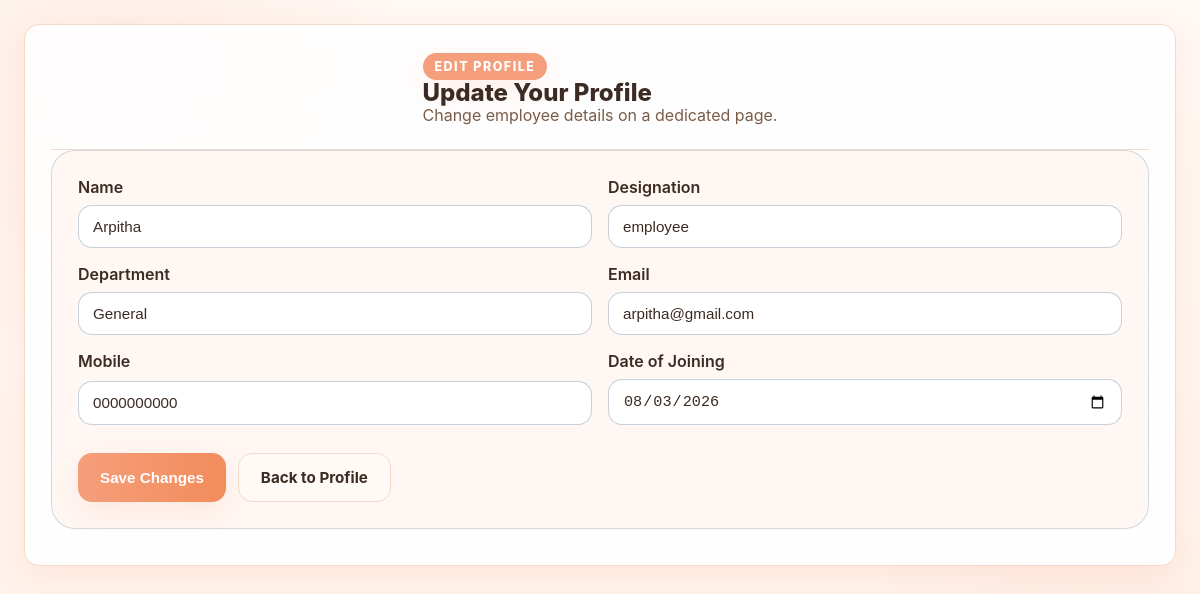
Screenshot of /manager/edit/ (signed in) with the database file from the repository.
### employees/models.py (models this page shows, shortened)
class Employee(models.Model):
    ROLE_CHOICES = [
        ("Admin", "Admin"),
        ("Manager", "Manager"),
        ("HR", "HR"),
        ("Team Lead", "Team Lead"),
        ("Employee", "Employee"),
    ]
    GENDER_CHOICES = [
        ("Male", "Male"),
        ("Female", "Female"),
        ("Other", "Other"),
        ("Prefer not to say", "Prefer not to say"),
    ]
    EMPLOYMENT_TYPE_CHOICES = [
        ("Full-Time", "Full-Time"),
        ("Part-Time", "Part-Time"),
        ("Contract", "Contract"),
        ("Intern", "Intern"),
    ]
    user = models.OneToOneField(
        User,
        on_delete=models.CASCADE
    )
    employee_id = models.CharField(
        max_length=20,
        unique=True
    )
    department = models.CharField(
        max_length=100
    )
    designation = models.CharField(
        max_length=100
    )
    role = models.CharField(
        max_length=20,
        choices=ROLE_CHOICES,
        default="Employee"
    )
    phone = models.CharField(
        max_length=15
    )
    joining_date = models.DateField()
    profile_image = models.ImageField(
        upload_to="employees/",
        blank=True,
        null=True
    )
    dob = models.DateField(
        blank=True,
        null=True
    )
    gender = models.CharField(
        max_length=30,
        choices=GENDER_CHOICES,
        blank=True
    )
    blood_group = models.CharField(
        max_length=5,
        blank=True
    )
    present_address = models.TextField(
        blank=True
    )
    permanent_address = models.TextField(
        blank=True
    )
    city = models.CharField(
        max_length=100,
        blank=True
    )
    state = models.CharField(
        max_length=100,
        blank=True
    )
    country = models.CharField(
        max_length=100,
        blank=True
    )
    emergency_contact_name = models.CharField(
        max_length=100,
        blank=True
    )
    emergency_contact = models.CharField(
        max_length=15,
        blank=True
    )
    reporting_manager = models.CharField(
        max_length=100,
        blank=True
    )
    team_name = models.CharField(
        max_length=100,
        blank=True
    )
    work_location = models.CharField(
        max_length=100,
        blank=True
    )
    employment_type = models.CharField(
        max_length=30,
        choices=EMPLOYMENT_TYPE_CHOICES,
        default="Full-Time"
    )
    created_at = models.DateTimeField(
        auto_now_add=True
    )
    updated_at = models.DateTimeField(
        auto_now=True
    )

### manager_profile/views.py (the view, shortened to what this page needs)
# urls.py: path("edit/",           views.edit_profile,       name="manager_edit_profile"),
@login_required(login_url="login")
def edit_profile(request):
    employee = get_object_or_404(Employee, user=request.user)
    return render(request, "manager_profile/editprofile.html", {"employee": employee})

### manager_profile/templates/manager_profile/editprofile.html (shortened to what this page needs)
{% load static %}
<!DOCTYPE html>
<html lang="en" data-theme="{{ global_appearance.theme }}">
<head>
  <link rel="stylesheet" href="{% static 'manager_profile/css/style.css' %}" />
</head>
<body>
<div class="profile-page">
  <header class="profile-header">
    <div>
      <p class="profile-badge">Edit Profile</p>
      <h1 class="profile-name">Update Your Profile</h1>
      <p class="profile-role">Change employee details on a dedicated page.</p>
    </div>
  </header>
  <article class="panel-card">
    <form id="editProfileForm" class="form-grid" method="POST">
      <label>Name
        <input type="text" name="name" value="{{ employee.user.get_full_name }}" required />
      </label>
      <label>Designation
        <input type="text" name="designation" value="{{ employee.designation }}" required />
      </label>
      <label>Department
        <input type="text" name="department" value="{{ employee.department }}" required />
      </label>
      <label>Email
        <input type="email" name="email" value="{{ employee.user.email }}" required />
      </label>
      <label>Mobile
        <input type="tel" name="mobile" value="{{ employee.phone }}" required />
      </label>
      <label>Date of Joining
        <input type="date" name="doj" value="{{ employee.joining_date|date:'Y-m-d' }}" required />
      </label>
      <div class="form-actions">
        <button type="submit" class="btn btn-primary">Save Changes</button>
        <a class="btn btn-secondary" href="{% url 'manager_profile' %}">Back to Profile</a>
      </div>
    </form>
  </article>
</div>
</body>
</html>

### manager_profile/static/manager_profile/css/style.css (style rules this page uses)
:root { --bg: #fff8f4; --bg-2: #fff1e8; --card: #ffffff; --surface: #ffffff; --surface-soft: #fff7f3; --accent: #f59e7b; --accent-2: #f28c5b; --danger: #f59e7b; --success: #8c5d3c; --muted: #7a5c48; --text: #3b2b23; --border: #f4d9ca; --shadow: 0 10px 30px rgba(245, 158, 123, 0.16); }
* { box-sizing: border-box; }
body { margin: 0; min-height: 100vh; font-family: Inter, system-ui, -apple-system, BlinkMacSystemFont, "Segoe UI", sans-serif; background: radial-gradient(circle at 10% 10%, rgba(245, 158, 123, 0.12), transparent 22%), radial-gradient(circle at 90% 90%, rgba(242, 140, 91, 0.10), transparent 20%), linear-gradient(180deg, var(--bg), var(--bg-2)); color: var(--text); }
.profile-page { width: min(1180px, calc(100% - 48px)); margin: 24px auto; padding: 28px 26px 36px; background: linear-gradient(180deg, rgba(255, 255, 255, 0.9), rgba(255, 255, 255, 0.95)); border-radius: 15px; box-shadow: var(--shadow); border: 1px solid var(--border); }
.profile-header { display: flex; flex-direction: column; align-items: center; gap: 8px; padding-bottom: 24px; border-bottom: 1px solid var(--border); }
.profile-badge { display: inline-block; margin: 0; color: white; background: var(--accent); padding: 6px 12px; border-radius: 999px; font-size: 0.78rem; letter-spacing: 0.12em; text-transform: uppercase; font-weight: 800; box-shadow: var(--shadow); }
.profile-name { margin: 0; font-size: clamp(1.4rem, 2vw, 2rem); line-height: 1.05; font-weight: 800; max-width: 720px; }
.profile-role { margin: 0; color: var(--muted); font-size: 1rem; }
.btn { display: inline-flex; align-items: center; justify-content: center; gap: 0.5rem; text-decoration: none; border: none; border-radius: 14px; cursor: pointer; padding: 14px 22px; font-size: 0.95rem; font-weight: 700; transition: transform 160ms ease, box-shadow 160ms ease, background-color 160ms ease; }
.btn-primary { color: white; background: linear-gradient(90deg, var(--accent), var(--accent-2)); box-shadow: var(--shadow); }
.btn-secondary { color: var(--text); background: #fffaf6; border: 1px solid var(--border); }
.panel-card { background: var(--surface-soft); border-radius: 24px; padding: 26px; border: 1px solid rgba(209, 213, 219, 0.9); }
.form-grid { display: grid; gap: 16px; grid-template-columns: repeat(2, minmax(0, 1fr)); }
.form-grid label { display: grid; gap: 8px; color: var(--text); font-weight: 600; }
.form-grid input, .form-grid select, .form-grid textarea { width: 100%; padding: 12px 14px; border-radius: 14px; border: 1px solid rgba(148, 163, 184, 0.5); background: white; color: var(--text); font-size: 0.95rem; }
.form-actions { grid-column: 1 / -1; display: flex; flex-wrap: wrap; gap: 12px; margin-top: 12px; }

### rows the page displays
Employee: name "Arpitha", designation "employee", department "General", email "arpitha@gmail.com", mobile "0000000000", doj "08/03/2026"
